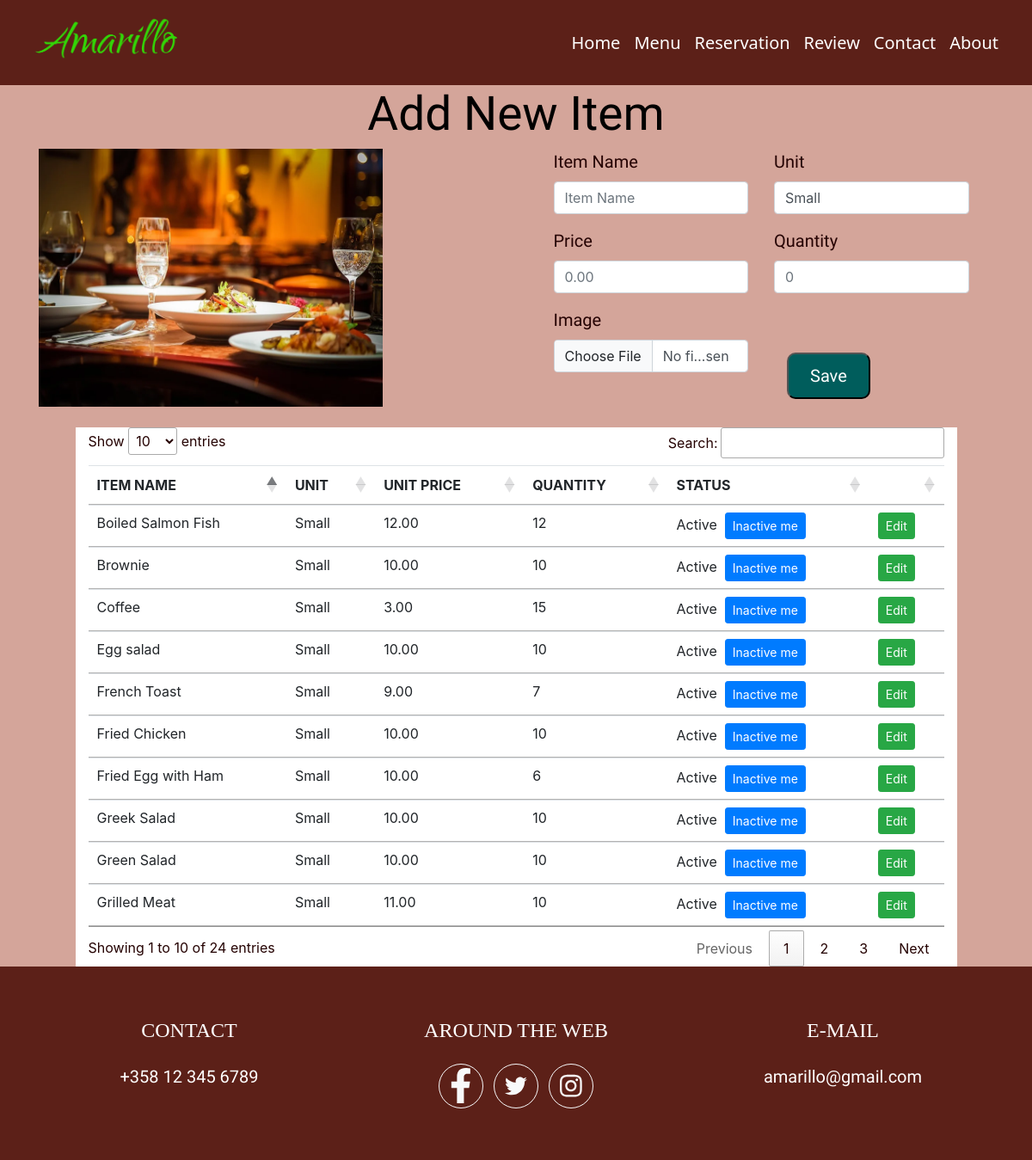
Page /php/add_items.php on the committed database.
### tables this page shows
CREATE TABLE `rushani_items` (
  `item_nbr` int NOT NULL,
  `item_name` varchar(30) DEFAULT NULL,
  `unit` varchar(20) DEFAULT NULL,
  `unit_price` decimal(10,2) DEFAULT NULL,
  `quantity` int DEFAULT NULL,
  `item_image` varchar(100) DEFAULT NULL,
  `item_status` int DEFAULT '1'
);

### php/add_items.php (the view, shortened to what this page needs)
<?php
include "header.php";
include "db.php";
  ?>
<div class="container">
<div class="row">
<br>
<h1>Add New Item</h1>
<br>
<div class="col-md-6">
    <img  style="width: 400px; height: 300px;" src="../images/ifram.jpg" />
</div>
<div class="col-md-6">
<div class="container">
    <div class="row align-items-center">
       <div class="col-md-12">
                <form  class="row g-3" action="" method="post" enctype="multipart/form-data">
                    <div class = "col-md-6">
                            <label for="inputFirstName" class="form-label">Item Name</label>
                            <input type="text"  class="form-control" id="inputFirstName" name="itmname" placeholder="Item Name">
                    </div>
                    <div class="col-md-6">
                        <label for="inputLastName" class="form-label">Unit</label>
                        <br>
                        <select name="unit"  class="form-control" id="inputFirstName" >
                            <option value="Small" > Small </option>
                        </select>
                    </div>
                    <div class="col-md-6">
                        <label for="inputEmail" class="form-label">Price</label>
                        <input type="text" class="form-control" id="inputEmail" name="price" placeholder="0.00" >
                    </div>
                    <div class="col-md-6">
                        <label for="inputPhone" class="form-label">Quantity</label>
                        <input type="number" class="form-control" id="inputPhone" name="qty" placeholder="0" >
                    </div>
                    <div class="col-md-6">
                        <label for="inputNumber" class="form-label">Image</label>
                        <input type="file" class="form-control" id="inputNumber" name="itemimg" placeholder="Input Image" >
                    </div>
                    <div class="col-md-6" style="padding-top: 5px;">
                        <div class="col-md-12">
                        <br><br>
                            <button type="submit" class="btn11" style="padding-left: 25px;padding-right: 25px;" name="saveitm"> Save </button>
                        </div>
                    </div>
                </form>
                 </div>
              </div>
            </div>
        </div>
     </div>
</div>
<br>
<div>
        <div class="row">
          <div class="col-md-1"></div>
        <div class="col-md-10" style="background-color:white;" padding-top:5px;>
          <table class="table" id="example" style="background-color:lightgray;">
            <thead>
            <tr>
              <th>ITEM NAME</th>
              <th>UNIT</th>
              <th>UNIT PRICE</th>
              <th>QUANTITY</th>
              <th>STATUS</th>
              <th></th>
            </tr>
            </thead>
            <tbody>
            <?php
            $sql = "SELECT * FROM rushani_items";
            $result = $conn->query($sql);
            if ($result->num_rows > 0) {
                while($row = $result->fetch_assoc()) {
                 ?>
                 <tr>
                    <td><?php echo $row['item_name'];?></td>
                    <td><?php echo $row['unit'];?></td>
                    <td><?php echo $row['unit_price'];?></td>
                    <td><?php echo $row['quantity'];?></td>
                    <td><?php
                     if($row['item_status']==1){
                      echo "Active&nbsp;&nbsp;";
                      echo "<a class='btn btn-sm btn-primary' href='?sid=".$row['item_nbr']."&&stts=0'>Inactive me</a>";
                     }else{
                      echo "Inactive&nbsp;&nbsp;";
                      echo "<a class='btn btn-sm btn-warning' href='?sid=".$row['item_nbr']."&&stts=1'>Active me</a>";
                     }
                    ?></td>
                    <td><a class="btn btn-sm btn-success" href="edit_item.php?id=<?php echo $row['item_nbr'];?>">Edit</a></td>
                  </tr>
                 <?php
                }
              }
            ?>
          </tbody>
          </table>
        </div>
        <div class="col-md-1"></div>
            </div>
      </div>
    </div>
</body>
<?php include "footer.php" ?>

### style/style2.css (style rules this page uses)
body { margin: auto; background-color: #D4A59A; font-size: larger; }
img { width: 100%; height: 500px; margin: auto; vertical-align: none; }
h1 { font-weight: 500; font-size: 55px; font-family: 'Courgette', cursive; }
* { box-sizing: border-box; }
* { padding: 0; margin: 0; box-sizing: border-box; }
.btn11 { background-color: rgb(0, 93, 92); font-size: 20px; font-family: 'Courgette', cursive; padding: 10px; border-radius: 10px; color: white; }
.form-label { font-size: 20px; font-family: 'Courgette', cursive; }

### style/style.css (style rules this page uses)
body { background-color: #D4A59A; font-size: medium; color: rgb(37, 2, 2); }
.container { width: 95%; }
h1 { text-align: center; font-weight: 500; font-size: 55px; font-family: 'Courgette', cursive; color: black; }
* { box-sizing: border-box; }

### rows in the picture
rushani_items: item_name "Fried Egg with Ham", unit "Small", unit_price "10.00", quantity "6"
rushani_items: item_name "French Toast", unit "Small", unit_price "9.00", quantity "7"
rushani_items: item_name "Boiled Salmon Fish", unit "Small", unit_price "12.00", quantity "12"
rushani_items: item_name "Grilled Meat", unit "Small", unit_price "11.00", quantity "10"
rushani_items: item_name "Fried Chicken", unit "Small", unit_price "10.00", quantity "10"
rushani_items: item_name "Green Salad", unit "Small", unit_price "10.00", quantity "10"
rushani_items: item_name "Egg salad", unit "Small", unit_price "10.00", quantity "10"
rushani_items: item_name "Greek Salad", unit "Small", unit_price "10.00", quantity "10"
rushani_items: item_name "Brownie", unit "Small", unit_price "10.00", quantity "10"
rushani_items: item_name "Coffee", unit "Small", unit_price "3.00", quantity "15"
